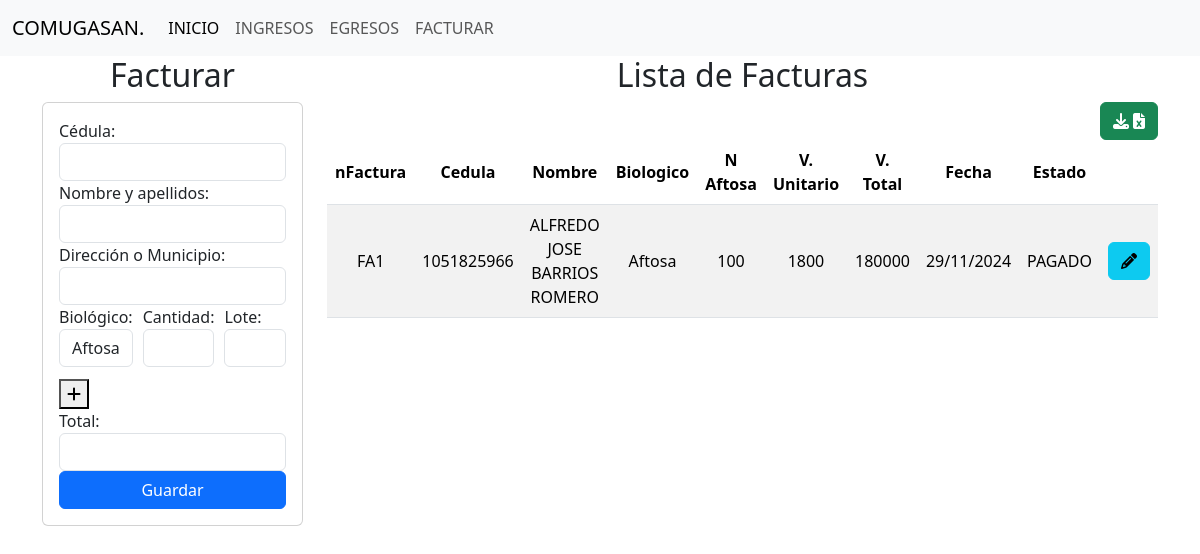
Page /facturar/ on the earlier database version.
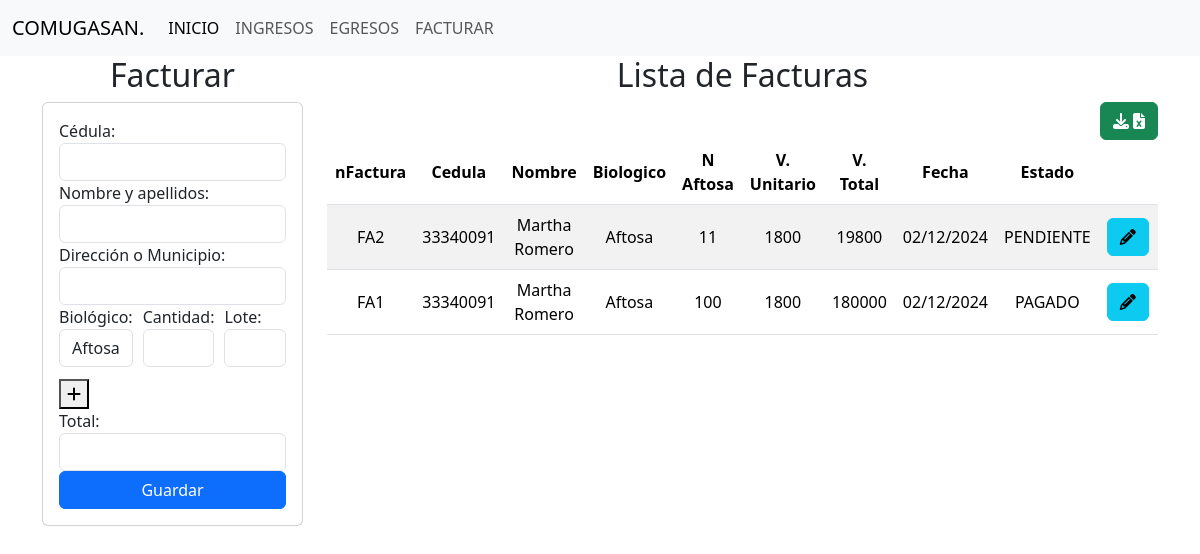
Same page on the later database version.
### comite/models.py (models this page shows, shortened)
class Facturar(models.Model):
    nFactura= models.CharField(max_length=10, primary_key=True, editable=False)
    infoAftosa = models.ForeignKey(Biologicos, on_delete=models.CASCADE,null=True,related_name='info_aftosa')
    infoCepa = models.ForeignKey(Biologicos, on_delete=models.CASCADE,null=True,related_name='info_cepa')
    usuario = models.ForeignKey(Usuarios, on_delete=models.CASCADE,null=True)
    cantidad_aftosa = models.IntegerField(default=0)
    cantidad_cepa19 = models.IntegerField(default=0)
    cantidad_total = models.JSONField()
    biologico = models.JSONField()
    lote = models.JSONField()
    laboratorio = models.JSONField()
    valor_total = models.BigIntegerField(default=0)
    valor_pagado = models.IntegerField(default=0)
    valor_pendiente = models.IntegerField(default=0)
    fecha = models.DateTimeField(auto_now_add=True,editable=False)
    estatus = models.CharField(max_length=20,default='PENDIENTE', )

class Usuarios(models.Model):
    cedula = models.IntegerField(primary_key=True)
    nombre_completo = models.CharField(max_length=100)
    direccion = models.CharField(max_length=255)

class Biologicos(models.Model):
    nombre = models.CharField(max_length=100)
    descripcion = models.TextField(max_length=200)
    valorUnidad = models.IntegerField()

### comite/views.py (the view)
# urls.py: path('facturar/',views.facturar),
def facturar(request):
    factura = Facturar.objects.all()
    precios_biologicos = {biologico.nombre: biologico.valorUnidad for biologico in Biologicos.objects.all()}
    factura_invertida = []
    for i in factura[::-1]:
        factura_invertida.append(i)
    return render(request,"facturar/facturas.html",{"facturas":factura_invertida,"precios_biologicos": precios_biologicos})

### comite/templates/facturar/facturas.html (shortened to what the changed rows need)
{% extends "base.html" %}
{% load static %}
{% block body %}
<div class="row">
    <div class=" col-sm-12 col-md-6 col-lg-3 col-xl-3">
        <h2 style="text-align: center;">Facturar</h2>
    </div>
    <div class=" col-sm-12 col-md-6 col-lg-9 col-xl-9">
        <h2 style="text-align: center;">Lista de Facturas</h2>
        <div class="table-responsive">
            <table class="table table-striped">
                <thead>
                    <tr>
                        <th>nFactura</th>
                        <th>Cedula</th>
                        <th>Nombre</th>
                        <th>Biologico</th>
                        <th>N Aftosa</th>
                        <th>V. Unitario</th>
                        <th>V. Total</th>
                        <th>Fecha</th>
                        <th>Estado</th>
                        <th colspan="4">Opciones</th>
                    </tr>
                </thead>
                <tbody>
                    {% for items in facturas %}
                    <tr>
                        <td>{{items.nFactura}}</td>
                        <td>{{items.usuario.cedula}}</td>
                        <td>{{items.usuario.nombre_completo}}</td>
                        <td>{{items.biologico.0}}</td>
                        <td>{{items.cantidad_aftosa }}</td>
                        <td>{{items.infoAftosa.valorUnidad}}</td>
                        <td>{{items.valor_total}}</td>
                        <td>{{items.fecha|date:"d/m/Y"}}</td>
                        <td>{{items.estatus}}</td>
                        <td><a href="edicionFactura/{{items.nFactura}}" class="btn btn-info"><i class="fa-solid fa-pencil"></i></a></td>
                    </tr>
                    {% endfor%}
                </tbody>
            </table>
        </div>
    </div>
</div>
{% endblock %}

Differences in the rows shown:
added Facturar: nFactura "FA2", usuario.cedula "33340091", usuario.nombre_completo "Martha Romero", biologico.0 "Aftosa", cantidad_aftosa "11", infoAftosa.valorUnidad "1800", valor_total "19800", fecha "02/12/2024", estatus "PENDIENTE"
changed Facturar "FA1": usuario.cedula "1051825966" → "33340091"; usuario.nombre_completo "ALFREDO JOSE BARRIOS ROMERO" → "Martha Romero"; fecha "29/11/2024" → "02/12/2024"
